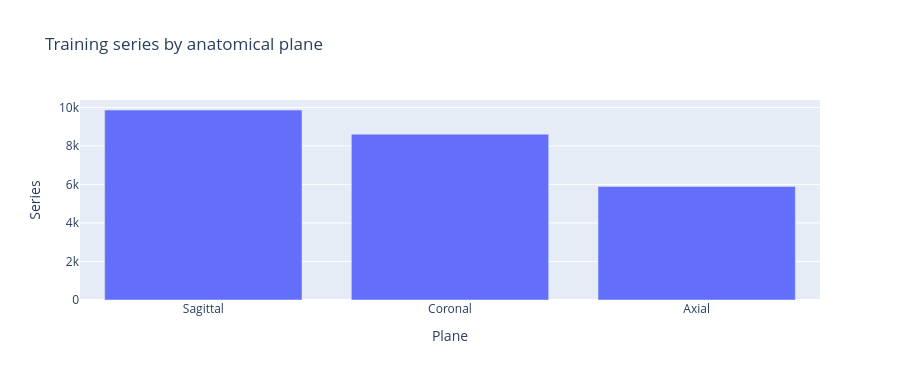

Notebook source saved alongside this figure:
### Markdown cell above
## 4 · What image views can a representation use?
The next research rounds will compare image representations under fixed validation. Plane and contrast availability are prerequisites for designing those comparisons; counts alone do not demonstrate disease information or justify metadata shortcuts.

### Code cell
planes = pd.read_csv(RUN / "series_plane_counts.csv")
fig = px.bar(planes, x="plane", y="series", title="Training series by anatomical plane")
fig.update_layout(xaxis_title="Plane", yaxis_title="Series", height=380)
fig.show(renderer="plotly_mimetype")

### Figure 1 — Plotly figure (JSON) as saved in the notebook; plotly's stock layout.template omitted (floating-point values rounded to 4 significant figures)
{"data": [{"hovertemplate": "plane=%{x}<br>series=%{y}<extra></extra>", "legendgroup": "", "marker": {"color": "#636efa", "pattern": {"shape": ""}}, "name": "", "orientation": "v", "showlegend": false, "textposition": "auto", "type": "bar", "x": ["Sagittal", "Coronal", "Axial"], "xaxis": "x", "y": [9864, 8609, 5898], "yaxis": "y"}], "layout": {"barmode": "relative", "height": 380, "legend": {"tracegroupgap": 0}, "title": {"text": "Training series by anatomical plane"}, "xaxis": {"anchor": "y", "domain": [0, 1], "title": {"text": "Plane"}}, "yaxis": {"anchor": "x", "domain": [0, 1], "title": {"text": "Series"}}}}
